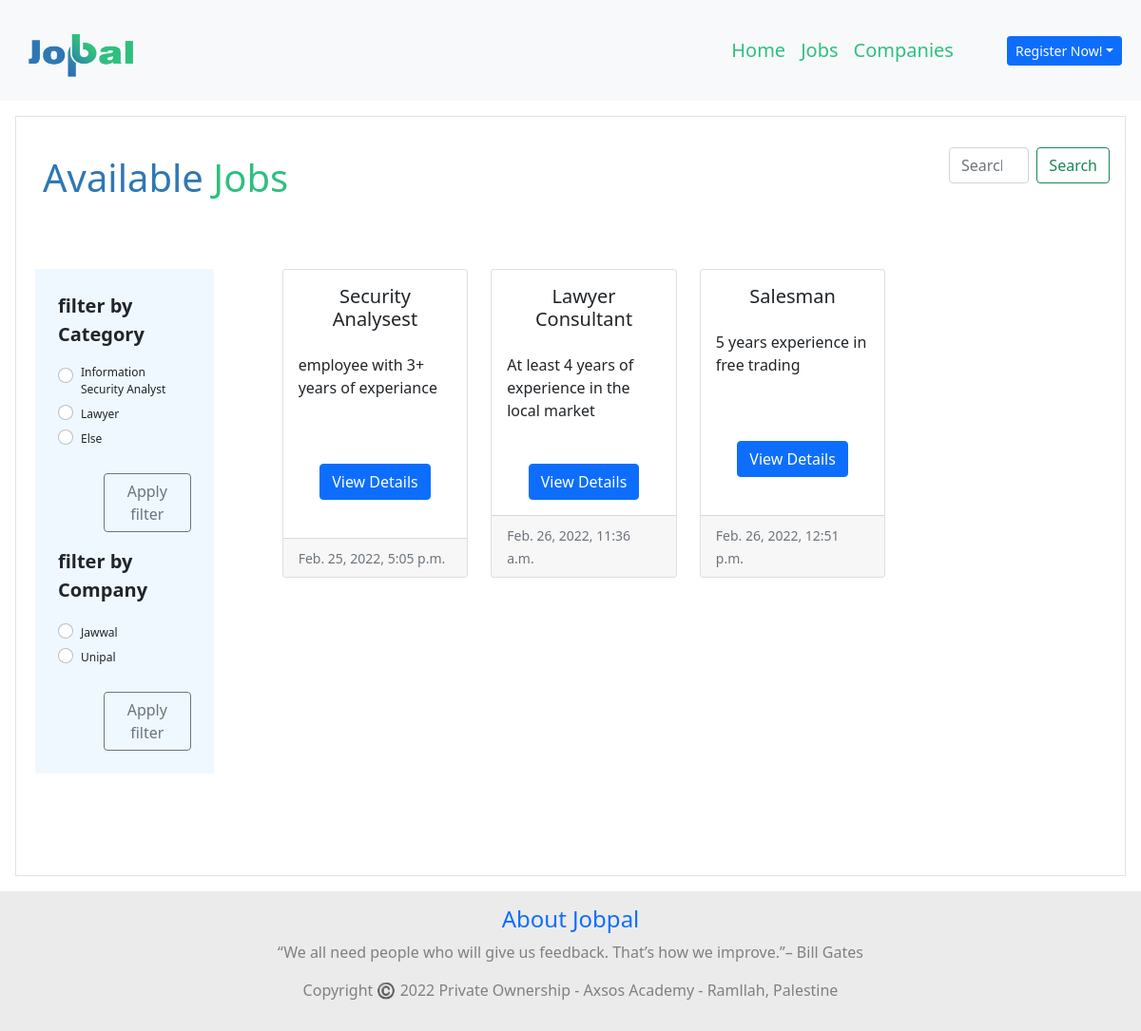
Page /jobs on the committed database.
### jobpal_app/models.py (models this page shows)
class Job(models.Model):
    title=models.CharField(max_length=90)
    desc=models.TextField()
    location=models.CharField(max_length=95)
    category=models.CharField(max_length=90)
    user_job = models.ManyToManyField(User, related_name="jobs")
    company_job=models.ForeignKey(Company, related_name="add_job", on_delete = models.CASCADE)
    created_at = models.DateTimeField(auto_now_add=True)
    updated_at = models.DateTimeField(auto_now=True)
    objects = JobManager()

### log_reg/models.py (models this page shows)
class Company(models.Model):
    company_name=models.CharField(max_length=90)
    location=models.CharField(max_length=90)
    desc=models.TextField()
    email=models.CharField(max_length=90)
    category=models.CharField(max_length=90)
    password=models.CharField(max_length=90)
    created_at = models.DateTimeField(auto_now_add=True)
    updated_at = models.DateTimeField(auto_now=True)
    objects = CompanyManager()

### jobpal_app/views.py (the view)
# urls.py: path('jobs', views.jobs, name = 'joblist'),
def jobs(request):
    if "term" in request.GET:
        search = Job.objects.filter(title__contains = request.GET.get('term'))
        titles = []
        for job in search:
            titles.append(job.title)
        return JsonResponse(titles, safe=False)
    all_jobs = Job.objects.all()
    all_companies = Company.objects.all()
    context = {
        "jobs": all_jobs,
        "companies": all_companies
    }
    return render (request, 'job_list.html', context)

### jobpal_app/templates/job_list.html (shortened to what this page needs)
<!DOCTYPE html>
<html lang="en">
<head>
	{% load static %}
	<link href="https://cdn.jsdelivr.net/npm/bootstrap@5.1.3/dist/css/bootstrap.min.css" rel="stylesheet"
 />
	<link rel="stylesheet" href="//code.jquery.com/ui/1.13.1/themes/base/jquery-ui.css">
</head>
<body>
	<nav class="navbar navbar-expand-lg navbar-light bg-light p-2">
        <div class="container-fluid">
            <a class="navbar-brand me-5" href="/"><img
                    src="{% static 'img\Untitled-1 copy.png' %}"
                    alt="logo" style="width: 130px; height: 80px;"></a>
            <div class="collapse navbar-collapse justify-content-end" id="navbarNav">
                <ul class="navbar-nav">
                    <li class="nav-item">
                        <a class="nav-link active" aria-current="page" href="/"
                            style="color: #2FBF7F; font-size: 20px;">Home</a>
                    </li>
                    <li class="nav-item">
                        <a class="nav-link" href="/jobs" style="color: #2FBF7F; font-size: 20px;">Jobs</a>
                    </li>
                    <li class="nav-item">
                        <a class="nav-link" href="/companies" style="color: #2FBF7F; font-size: 20px;">Companies</a>
                    </li>
                </ul>
            </div>
                <div class="dropdown">
                {% if request.session.user_id or request.session.company_id %}
                    <a class="btn btn-primary  btn-sm ms-5 " href="/logout" role="button" id="dropdownMenuLink"
                     aria-expanded="false">
                   Logout</a>
                {% else %}
                    <a class="btn btn-primary dropdown-toggle btn-sm ms-5 " href="#" role="button" id="dropdownMenuLink"
                    data-bs-toggle="dropdown" aria-expanded="false">
                    Register Now!</a>
                {% endif %}
            </div>
        </div>
    </nav>
	<div class="container-lg-fluid m-3 p-3 border" style="height: 100vh;">
		<div class="row justify-content-between mb-4">
			<div class="col-4 p-4"><h1  style="color:#2E77B5;">Available <span style="color: #2FBF7F;">Jobs</span></h1></div>
			<div class="col-2">
				<form class="d-flex mt-3" action="jobs/search" >
					<input class="form-control me-2" name="search_bar" type="search" placeholder="Search for jobs" id="jobs" aria-label="Search">
					<button class="btn btn-outline-success" type="submit">Search</button>
				</form>
			</div>
		</div>
		<div class="row p-3 ">
			<div class="col-2 p-4" style="background-color: aliceblue;">
				<form action="jobs/filter_category" method="post">
					<p style="font-size: 20px;"><b>filter by Category</b></p>
					{% for job in jobs %}
					<div class="form-check">
						<input class="form-check-input" type="radio" name="f_category" value="{{job.category}}"
							id="flexRadioDefault1">
						<label class="form-check-label" for="{{job.category}}" style="font-size: 12px;">
							{{job.category}}
						</label>
					</div>
					{% endfor %}
					<button type="submit" class="btn btn-outline-secondary mt-4 ms-5">Apply filter</button>
				</form>
				<form action="jobs/filter_category" method="post">
					<p class="mt-3" style="font-size: 20px;"><b>filter by Company</b></p>
					{% for company in companies %}
					<div class="form-check">
						<input class="form-check-input" type="radio" name="f_company" value="{{company.company_name}}"
							id="flexRadioDefault1">
						<label class="form-check-label" for="{{company.company_name}}" style="font-size: 12px;">
							{{company.company_name}}
						</label>
					</div>
					{% endfor %}
					<button type="submit" class="btn btn-outline-secondary mt-4 ms-5">Apply filter</button>
				</form>
			</div>
			<div class="col-10">
				<div class="row ms-5">
					{% for job in jobs %}
					<div class="col-3 mb-5">
						<div class="card h-100">
							<div class="card-body">
								<h5 class="card-title mb-4 text-center">{{job.title}}</h5>
								<p class="card-text" style="height: 100px; overflow: hidden; text-overflow: ellipsis;">
									{{job.desc}}</p>
								<form action="/jobs/{{job.id}}" class="text-center">
									<button type="submit" class="btn btn-primary">View Details</button>
								</form>
							</div>
							<div class="card-footer">
								<small class="text-muted">{{job.updated_at}}</small>
							</div>
						</div>
					</div>
					{% endfor %}
				</div>
			</div>
		</div>
	</div>
	<footer style="background-color:#ebebeb;padding: 15px;text-align: center;">
		<h4><a href="#" style="text-decoration: none;">About Jobpal</a></h4>
		<p style="color: gray;">“We all need people who will give us feedback. That’s how we improve.”– Bill Gates</p>
		<p style="color: gray;">Copyright ©️ 2022 Private Ownership - Axsos Academy - Ramllah, Palestine</p>
	</footer>
</body>
</html>

### rows in the picture
Job: category "Information Security Analyst", title "Security Analysest", desc "employee with 3+ years of experiance", updated_at "Feb. 25, 2022, 5:05 p.m."
Job: category "Lawyer", title "Lawyer Consultant", desc "At least 4 years of experience in the local market", updated_at "Feb. 26, 2022, 11:36 a.m."
Job: category "Else", title "Salesman", desc "5 years experience in free trading", updated_at "Feb. 26, 2022, 12:51 p.m."
Company: company_name "Jawwal"
Company: company_name "Unipal"
